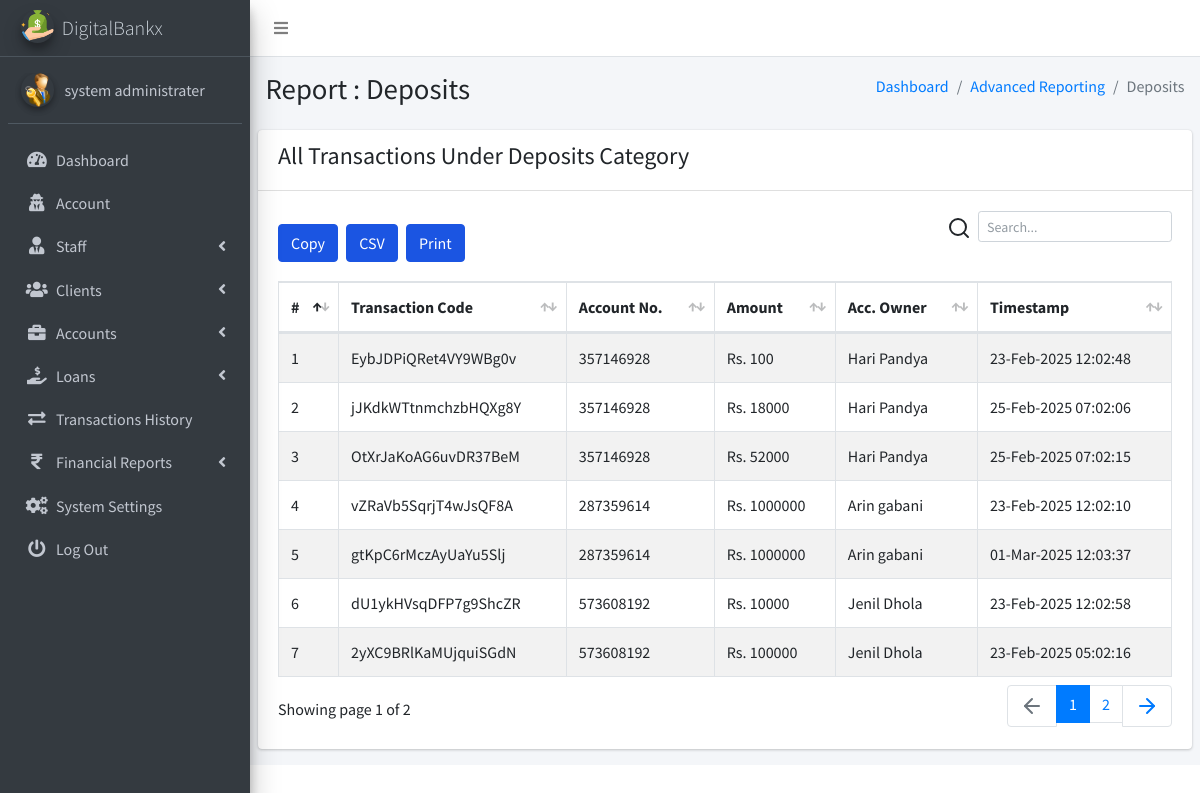
Page /admin/pages_financial_reporting_deposits.php (signed in) on the earlier database version.
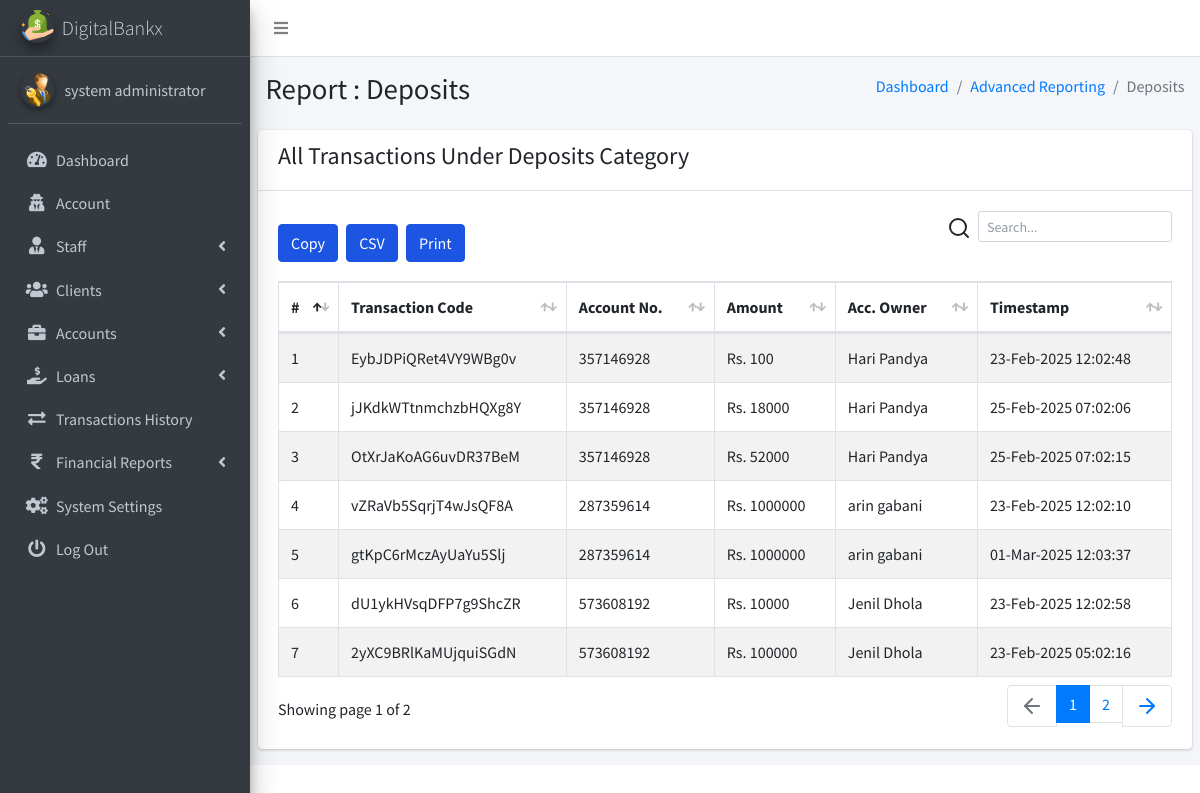
Same page on the later database version.
### tables this page shows
CREATE TABLE `ib_admin` (
  `admin_id` int(11) NOT NULL,
  `name` varchar(200) NOT NULL,
  `email` varchar(200) NOT NULL,
  `number` varchar(200) NOT NULL,
  `password` varchar(200) NOT NULL,
  `profile_pic` varchar(200) NOT NULL,
  `is_active` tinyint(1) NOT NULL DEFAULT 1,
  `otp` varchar(6) DEFAULT NULL,
  `otp_expiry` datetime DEFAULT NULL
);

CREATE TABLE `ib_transactions` (
  `tr_id` int(20) NOT NULL,
  `tr_code` varchar(200) NOT NULL,
  `account_id` int(20) NOT NULL,
  `tr_type` varchar(200) NOT NULL,
  `tr_status` varchar(200) NOT NULL,
  `client_id` int(10) UNSIGNED NOT NULL,
  `transaction_amt` varchar(200) NOT NULL,
  `receiving_acc_no` varchar(200) DEFAULT NULL,
  `created_at` timestamp(6) NOT NULL DEFAULT current_timestamp(6) ON UPDATE current_timestamp(6),
  `is_active` tinyint(1) NOT NULL DEFAULT 1
);

CREATE TABLE `ib_clients` (
  `client_id` int(10) UNSIGNED NOT NULL,
  `name` varchar(200) NOT NULL,
  `phone` varchar(200) NOT NULL,
  `address` varchar(200) NOT NULL,
  `email` varchar(200) NOT NULL,
  `aadhar_number` varchar(12) NOT NULL,
  `pan_number` varchar(10) NOT NULL,
  `password` varchar(200) NOT NULL,
  `profile_pic` varchar(200) NOT NULL,
  `client_number` varchar(200) NOT NULL,
  `is_active` tinyint(1) NOT NULL DEFAULT 1,
  `otp` varchar(10) DEFAULT NULL,
  `otp_expiry` datetime DEFAULT NULL
);

CREATE TABLE `ib_bankaccounts` (
  `account_id` int(20) NOT NULL,
  `acc_name` varchar(200) NOT NULL,
  `account_number` varchar(200) NOT NULL,
  `acc_type` varchar(200) NOT NULL,
  `acc_rates` varchar(200) NOT NULL,
  `acc_status` varchar(200) NOT NULL,
  `acc_amount` decimal(10,2) NOT NULL,
  `client_id` int(10) UNSIGNED DEFAULT NULL,
  `created_at` timestamp(6) NOT NULL DEFAULT current_timestamp(6) ON UPDATE current_timestamp(6),
  `is_active` tinyint(1) NOT NULL DEFAULT 1
);

### admin/pages_financial_reporting_deposits.php (the view, shortened to what the changed rows need)
<?php
include('conf/config.php');
?>
<!DOCTYPE html>
<html>
<?php include("dist/_partials/head.php"); ?>
<body class="hold-transition sidebar-mini layout-fixed layout-navbar-fixed">
  <div class="wrapper">
    <?php include("dist/_partials/sidebar.php"); ?>
    <div class="content-wrapper">
      <section class="content-header">
        <div class="container-fluid">
          <div class="row mb-2">
            <div class="col-sm-6">
              <h1>Report : Deposits</h1>
            </div>
          </div>
        </div>
      </section>
      <section class="content">
        <div class="row">
          <div class="col-12">
            <div class="card">
              <div class="card-body">
                <table id="export" class="table table-hover table-bordered table-striped">
                  <thead>
                    <tr>
                      <th>#</th>
                      <th>Transaction Code</th>
                      <th>Account No.</th>
                      <th>Amount</th>
                      <th>Acc. Owner</th>
                      <th>Timestamp</th>
                    </tr>
                  </thead>
                  <tbody>
                    <?php
                    $ret = "SELECT t.tr_id, t.tr_code, t.tr_type, b.account_number, t.transaction_amt, c.name AS client_name, t.created_at
FROM ib_transactions t
JOIN ib_bankaccounts b ON t.account_id = b.account_id
JOIN ib_clients c ON t.client_id = c.client_id
WHERE t.tr_type = 'Deposit';
";
                    $stmt = $mysqli->prepare($ret);
                    $stmt->execute();
                    $res = $stmt->get_result();
                    $cnt = 1;
                    while ($row = $res->fetch_object()) {
                      $transTstamp = $row->created_at;
                    ?>
                      <tr>
                        <td><?php echo $cnt; ?></td>
                        <td><?php echo $row->tr_code; ?></a></td>
                        <td><?php echo $row->account_number; ?></td>
                        <td>Rs. <?php echo $row->transaction_amt; ?></td>
                        <td><?php echo $row->client_name; ?></td>
                        <td><?php echo date("d-M-Y h:m:s ", strtotime($transTstamp)); ?></td>
                      </tr>
                    <?php $cnt = $cnt + 1;
                    } ?>
                </table>
              </div>
            </div>
          </div>
        </div>
      </section>
    </div>
  </div>
</body>
</html>

### admin/dist/_partials/sidebar.php (shortened to what the changed rows need)
<aside class="main-sidebar sidebar-dark-primary elevation-4">
    <?php
    $admin_id = $_SESSION['admin_id'];
    $query = "SELECT * FROM iB_admin WHERE admin_id = ?";
    $stmt = $mysqli->prepare($query);
    $stmt->bind_param('i', $admin_id);
    $stmt->execute();
    $res = $stmt->get_result();
    while ($row = $res->fetch_object()) {
        $profile_picture = empty($row->profile_pic)
            ? "<img src='dist/img/user_icon.png' class='img-circle elevation-2' alt='User Image'>"
            : "<img src='dist/img/$row->profile_pic' class='img-circle elevation-2' alt='User Image'>";
        $sys_query = "SELECT * FROM iB_SystemSettings";
        $stmt = $mysqli->prepare($sys_query);
        $stmt->execute();
        $sys_res = $stmt->get_result();
        while ($sys = $sys_res->fetch_object()) {
            ?>
            <a href="pages_dashboard.php" class="brand-link text-light">
                <img src="dist/img/<?php echo $sys->sys_logo; ?>" alt="Logo" class="brand-image img-circle elevation-3">
                <span class="brand-text font-weight-light"><?php echo $sys->sys_name; ?></span>
            </a>
            <div class="sidebar">
                <div class="user-panel mt-3 pb-3 mb-3 d-flex">
                    <div class="image"><?php echo $profile_picture; ?></div>
                    <div class="info">
                        <a href="#" class="d-block"><?php echo $row->name; ?></a>
                    </div>
                </div>
                <nav class="mt-2">
                    <ul class="nav nav-pills nav-sidebar flex-column" data-widget="treeview" role="menu">
                        <li class="nav-item">
                            <a href="pages_dashboard.php" class="nav-link">
                                <i class="nav-icon fas fa-tachometer-alt"></i>
                                <p>Dashboard</p>
                            </a>
                        </li>
                        <li class="nav-item">
                            <a href="pages_account.php" class="nav-link">
                                <i class="nav-icon fas fa-user-secret"></i>
                                <p>Account</p>
                            </a>
                        </li>
                        <li class="nav-item has-treeview">
                            <a href="#" class="nav-link">
                                <i class="nav-icon fas fa-user-tie"></i>
                                <p>Staff <i class="fas fa-angle-left right"></i></p>
                            </a>
                        </li>
                        <li class="nav-item has-treeview">
                            <a href="#" class="nav-link">
                                <i class="nav-icon fas fa-users"></i>
                                <p>Clients <i class="fas fa-angle-left right"></i></p>
                            </a>
                        </li>
                        <li class="nav-item has-treeview">
                            <a href="#" class="nav-link">
                                <i class="nav-icon fas fa-briefcase"></i>
                                <p>Accounts <i class="fas fa-angle-left right"></i></p>
                            </a>
                        </li>
                        <li class="nav-item has-treeview">
                            <a href="#" class="nav-link">
                                <i class="nav-icon fas fa-hand-holding-usd"></i>
                                <p>
                                    Loans
                                    <i class="fas fa-angle-left right"></i>
                                </p>
                            </a>
                        </li>
                        <li class="nav-item">
                            <a href="pages_transactions_engine.php" class="nav-link">
                                <i class="nav-icon fas fa-exchange-alt"></i>
                                <p>Transactions History</p>
                            </a>
                        </li>
                        <li class="nav-item has-treeview">
                            <a href="#" class="nav-link">
                                <i class="nav-icon fas fa-rupee-sign"></i>
                                <p>Financial Reports <i class="fas fa-angle-left right"></i></p>
                            </a>
                        </li>
                        <li class="nav-item">
                            <a href="pages_system_settings.php" class="nav-link">
                                <i class="nav-icon fas fa-cogs"></i>
                                <p>System Settings</p>
                            </a>
                        </li>
                        <li class="nav-item">
                            <a href="pages_logout.php" class="nav-link">
                                <i class="nav-icon fas fa-power-off"></i>
                                <p>Log Out</p>
                            </a>
                        </li>
                    </ul>
                </nav>
            </div>
        </aside>
    <?php }
    } ?>

Differences in the rows shown:
changed ib_admin: name "system administrater" → "system administrator"
changed through a linked row, ib_transactions "vZRaVb5SqrjT4wJsQF8A": client.name "Arin gabani" → "arin gabani"
changed through a linked row, ib_transactions "gtKpC6rMczAyUaYu5Slj": client.name "Arin gabani" → "arin gabani"
